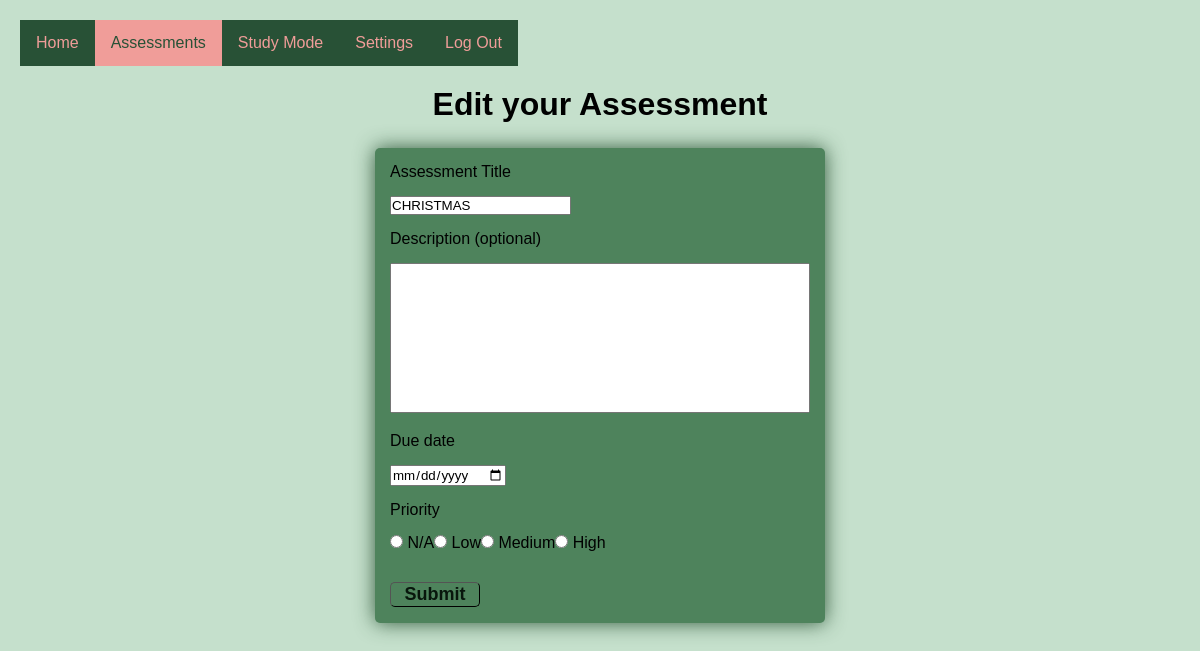
The app's page /Homepage/Assignment_dash/Edit_Assessment/10 (signed in), older data.
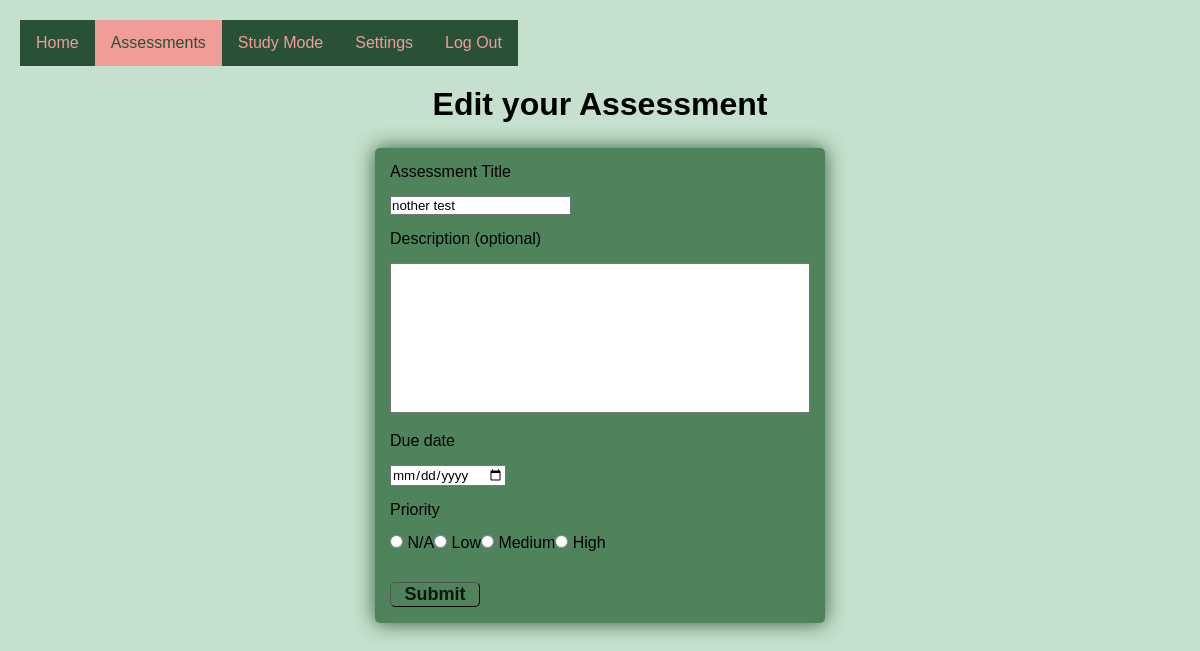
The same page, newer data.
### app.py (models this page shows)
class  Assignments(db.Model):
    ID = db.Column(db.Integer,primary_key=True)
    user_ID = db.Column(db.Integer, db.ForeignKey('user_credentials.user_ID'))
    title = db.Column(db.String(50), nullable=False)
    description = db.Column(db.String(300), nullable=True)
    date_Created = db.Column(db.DateTime, default=datetime.utcnow)
    date_Due = db.Column(db.DateTime, nullable=False)
    priority = db.Column(db.String(10), nullable=False)

### app.py (the view, shortened to what this page needs)
@app.route('/Homepage/Assignment_dash/Edit_Assessment/<int:id>',  methods=['POST', 'GET'])
def edit_assessment(id):
    if session.get('username'):
        title = None
        description = None
        date = None
        submit = None
        priority = None
        maxChars = 500
        session['user_authenticated'] = None
        session['delete_account_confirmed'] = None
        form = AssessmentForm()
        assignments = Assignments.query.filter_by(user_ID=session['user_id']).all()
        events = []
        print(assignments)
        for assignment in assignments: #this is kinda redundant but I need the events[] so that I can organize it
            date = str(assignment.date_Due).split('-')
            day = date[2][:2]
            month = date[1]
            year = date[0]
            events.append([day, month, year, assignment.title, assignment.description, assignment.priority])
        print(assignment)
        priority_list = [('High', 0), ('Medium', 1), ('Low', 2), ('N/A', 3)]
        left, right = split_integer_at_rightmost_digit(id)
        ID = left
        print('ID', ID) #for each priority, assignments starts from 0 and increments, if only one assignment, it'll be 02, or 03, depending on it's priority level
        priority_num = right
        print('priority_num: ', priority_num)#priority level
        priority = next(item[0] for item in priority_list if item[1] == priority_num)
        print('priority: ', priority)
        assessments = organize_events(events)
        print('assessments: ', assessments)
        priority_events = list(filter(lambda event: event and event[5] == priority, assessments))
        assignment_to_edit = priority_events[ID]#we do this because it's the same way it's organized in the javascript
        print('priority_events: ', priority_events)
        assignment_to_edit = priority_events[ID]
        title = form.title.data
        form.title.data = ''
        description = form.description.data
        form.description.data = ''
        date = form.date.data
        form.date.data = ''
        submit = form.submit.data
        form.submit.data = ''
        priority = form.priority.data
        form.priority.data = ''
        session['user_authenticated'] = None
        session['delete_account_confirmed'] = None
        return render_template('edit_assessment.html', assignment_to_edit = assignment_to_edit, id=id, title=title, description=description, date=date, submit=submit, priority=priority, form=form)
    else:
        return redirect(url_for('log_in'))

### app.py
class AssessmentForm (FlaskForm):
    title = StringField("Assessment Title", validators=[data_required()])
    description = TextAreaField("Description (optional)")
    date = DateField("Due date", validators=[data_required()])
    priority = RadioField("Priority",  choices=['N/A', 'Low', 'Medium', 'High'], validators=[data_required()])
    submit = SubmitField("Submit")

### app.py (called while the page is built)
def organize_events(events):
    sorted_events = sorted(events, key=lambda event: (event[2], event[1], event[0]))
    return sorted_events

def split_integer_at_rightmost_digit(input_integer):
    input_str = str(input_integer)
    rightmost_digit = int(input_str[-1])
    left_of_rightmost_digit_str = input_str[:-1]
    if left_of_rightmost_digit_str:
        left_of_rightmost_digit = int(left_of_rightmost_digit_str)
    else:
        left_of_rightmost_digit = 0  # or any default value you prefer
    return left_of_rightmost_digit, rightmost_digit

### templates/edit_assessment.html (shortened to what this page needs)
{% extends 'base_homepage.html' %}
{% block head %}
        <link rel="stylesheet" href="{{ url_for('static', filename='css/create_assessment.css') }}">
{% endblock %}
{% block body %}
<div class="navbar-body">
    <div class="left">
        <div class="navbar">
            <ul>
                <li><a href="{{ url_for('homepage') }}">Home</a></li>
                <li><a class="active" href="{{ url_for('assignment_dash') }}">Assessments</a></li>
                <li><a href="{{ url_for('study_mode') }}">Study Mode</a></li>
                <li><a href="{{ url_for('settings') }}">Settings</a></li>
                <li><a href="{{ url_for('log_out') }}">Log Out</a></li>
            </ul>
        </div>
    </div>
</div>
<div class="container-body">
    <h1 style="padding-bottom: 25px;">Edit your Assessment</h1>
    <div class="box">
        <form action="{{ url_for('edit_assessment', id=id) }}" method="post">
            {{ form.title.label }}
            <div class="spacer"></div>
            {{ form.title(class="form-control", value=assignment_to_edit[3]) }}
            <div class="spacer"></div>
            {{ form.description.label }}
            <div class="spacer"></div>
            {{ form.description(class="form-control", value=assignment_to_edit[4], style='height: 150px; width: 100%; resize: none; limit: 300;') }}
            <div class="spacer"></div>
            {{ form.date.label}}
            <div class="spacer"></div>
            {{ form.date(class="form-control", value=assignment_to_edit[0, 1, 2]) }}
            <div class="spacer"></div>
            {{ form.priority.label }}
            <div class="spacer"></div>
            {{ form.priority(class="form-control", value=assignment_to_edit[5]) }}
            <div class="spacer"></div>
            <div class="spacer"></div>
            {{ form.submit(id="submitButton") }}
        </form>
    </div>
</div>
{% endblock %}

Row changes from the older to the newer data that the page shows:
no longer on this page (row unchanged): Assignments: title "CHRISTMAS", priority "☐ N/A ☐ Low ☐ Medium ☐ High"
added Assignments: title "nother test", priority "☐ N/A ☐ Low ☐ Medium ☐ High"
